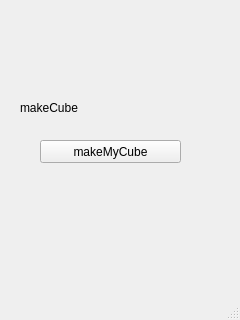
<?xml version="1.0" encoding="UTF-8"?>
<ui version="4.0">
 <class>makeCube</class>
 <widget class="QMainWindow" name="makeCube">
  <property name="geometry">
   <rect>
    <x>0</x>
    <y>0</y>
    <width>240</width>
    <height>320</height>
   </rect>
  </property>
  <property name="windowTitle">
   <string>MainWindow</string>
  </property>
  <widget class="QWidget" name="centralwidget">
   <widget class="QLabel" name="label">
    <property name="geometry">
     <rect>
      <x>20</x>
      <y>100</y>
      <width>161</width>
      <height>16</height>
     </rect>
    </property>
    <property name="text">
     <string>makeCube</string>
    </property>
   </widget>
   <widget class="QPushButton" name="cubeButton">
    <property name="geometry">
     <rect>
      <x>40</x>
      <y>140</y>
      <width>141</width>
      <height>23</height>
     </rect>
    </property>
    <property name="text">
     <string>makeMyCube</string>
    </property>
   </widget>
  </widget>
  <widget class="QMenuBar" name="menubar">
   <property name="geometry">
    <rect>
     <x>0</x>
     <y>0</y>
     <width>240</width>
     <height>21</height>
    </rect>
   </property>
  </widget>
  <widget class="QStatusBar" name="statusbar"/>
 </widget>
 <resources/>
 <connections/>
</ui>
